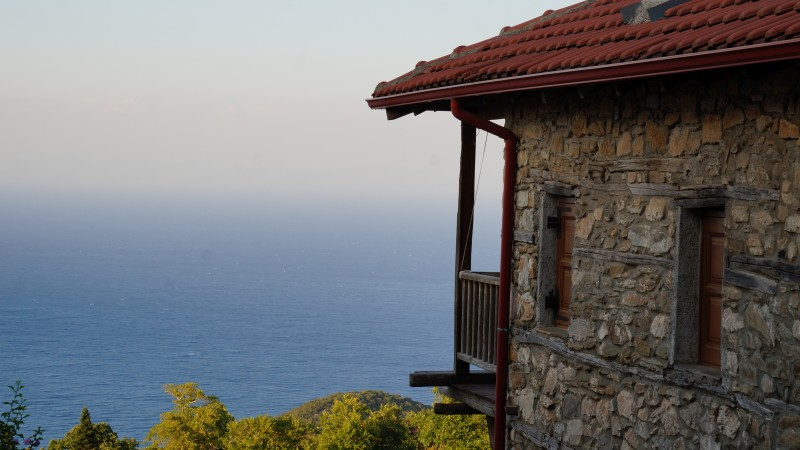
#> input picture practice/PalPant_800.jpg, 800 x 450 px
$ python 04_02_c_gamma_lut_diagram_interactive.py
#> lines starting #> are read from the running program, lines starting #| are printed output that depends on the picture

# https://www.cambridgeincolour.com/tutorials/gamma-correction.htm

import cv2
import numpy as np
from matplotlib import pyplot as plt


def on_trackbar(pos):
    global im

    gamma = (pos / 10.0) - 3
    if gamma < 1:
        gamma = -1.0 / (gamma - 2.0)

    lut = create_gamma_lut(gamma)
    apply_lut(im, lut, 'γ={0:2.2f}'.format(gamma))


def get_diagram_as_image(fig_in):
    fig_in.canvas.draw()
    data = np.array(fig_in.canvas.renderer.buffer_rgba())
    data_bgr = cv2.cvtColor(data, cv2.COLOR_RGBA2BGR)

    return data_bgr


def create_gamma_lut(gamma):
    """Generate a 256-element lookup table corresponding to a Gamma parameter value.
    Because of the exponentiation, it must first be converted to [0, 1] and then back to [0, 255].
    """
    lut_out = np.arange(0, 256, 1, np.float32)
    lut_out = lut_out / 255.0
    lut_out = lut_out ** gamma
    lut_out = np.uint8(lut_out * 255.0)

    return lut_out


def apply_lut(image, lut, label_text):
    global x, fig

    print(label_text)

    im_lut = cv2.LUT(image, lut, None)
    cv2.imshow('Gamma', im_lut)

    fig.clear()
    ax = fig.add_subplot(111)
    ax.set_title('Gamma correction LUT diagram')
    plt.plot(x, x, 'g--', label='Original')
    plt.plot(x, lut, 'r-', label=label_text)
    plt.xlabel('Original intensity values')
    plt.ylabel('Gamma corrected value')
    plt.xlim([0, 255])
    plt.ylim([0, 255])
    plt.legend()

    lut_diag = get_diagram_as_image(fig)
    cv2.imshow('Gamma LUT', lut_diag)


# im = cv2.imread('Sudoku_rs.jpg', cv2.IMREAD_GRAYSCALE)
# im = cv2.imread('SeaCliffBridge_3_800.jpg', cv2.IMREAD_GRAYSCALE)
# im = cv2.imread('SeaCliffBridge_3_800.jpg', cv2.IMREAD_COLOR)
im = cv2.imread('PalPant_800.jpg', cv2.IMREAD_COLOR)
#> im is the input picture: shape (450, 800, 3); mean B, G, R 115, 113.7, 112.6

# Base points [0, 255]
x = np.arange(0, 256, 1, np.uint8)

# Diagram settings
fig = plt.figure(figsize=(6, 6), dpi=80)
fig.canvas.manager.set_window_title('Gamma correction LUT diagram')

# Gamma correction

cv2.imshow('Gamma', im)
cv2.createTrackbar('Parameter', 'Gamma', 40, 80, on_trackbar)
cv2.waitKey(0)
#> in get_diagram_as_image, `data_bgr = cv2.cvtColor(data, cv2.COLOR_RGBA2BGR)`:
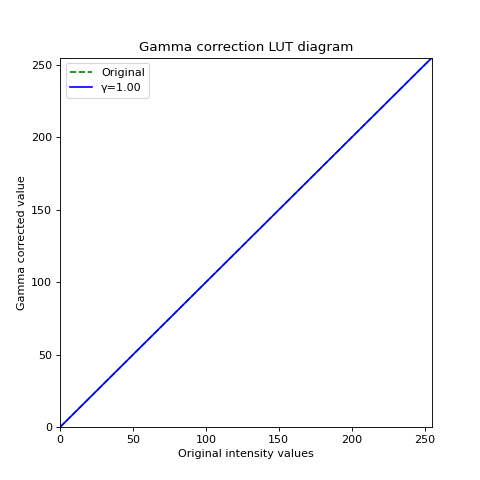
#> data_bgr: shape (480, 480, 3); mean R, G, B 250.3, 250.4, 251.3

cv2.destroyAllWindows()
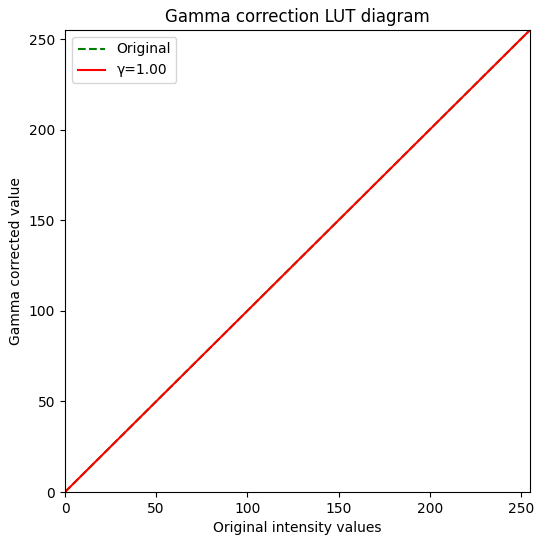
#> figure drawn by matplotlib, 1 panel; curve peaks at x = 255, y = 255; curve peaks at x = 255, y = 255
